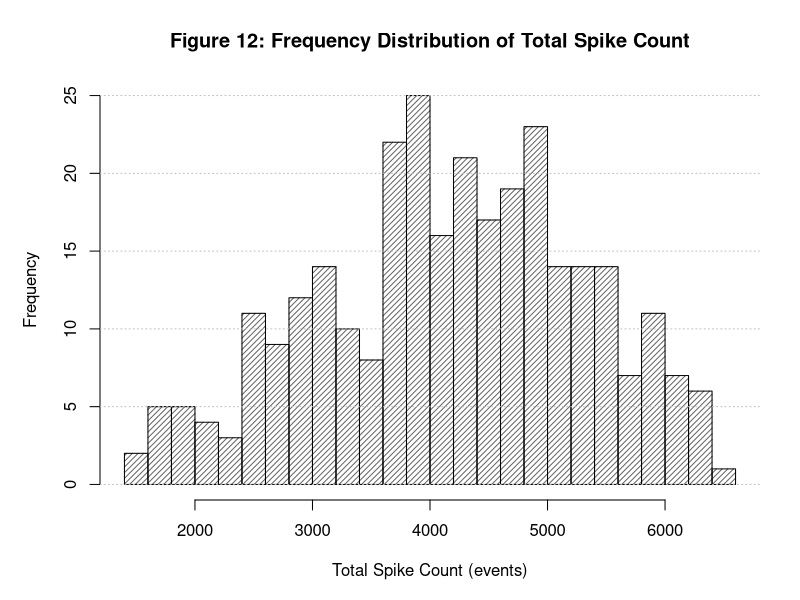

Here is the R script that generated this plot:
# =====================================================================
# Figure 12: Distribution of Spike Count (Descriptive) - B&W / Print-Optimized
# =====================================================================

dir.create("figures", showWarnings = FALSE)
nmnist_data <- read.csv("nmnist_features.csv")

cat("Generating Figure 12: Histogram of Spike Count...\n")
png("figures/fig12_spike_count_hist.png", width = 2400, height = 1800, res = 300)
par(mar = c(5, 5, 4, 2))

h <- hist(nmnist_data$spike_count, 
          breaks = 25, 
          col = "gray40", 
          density = 25,
          angle = 45,
          border = "black",
          main = "Figure 12: Frequency Distribution of Total Spike Count", 
          xlab = "Total Spike Count (events)", 
          ylab = "Frequency",
          cex.main = 1.2, cex.lab = 1.0)

grid(nx = NA, ny = NULL, col = "gray75", lty = "dotted")
dev.off()

cat("Successfully generated figures/fig12_spike_count_hist.png\n")
